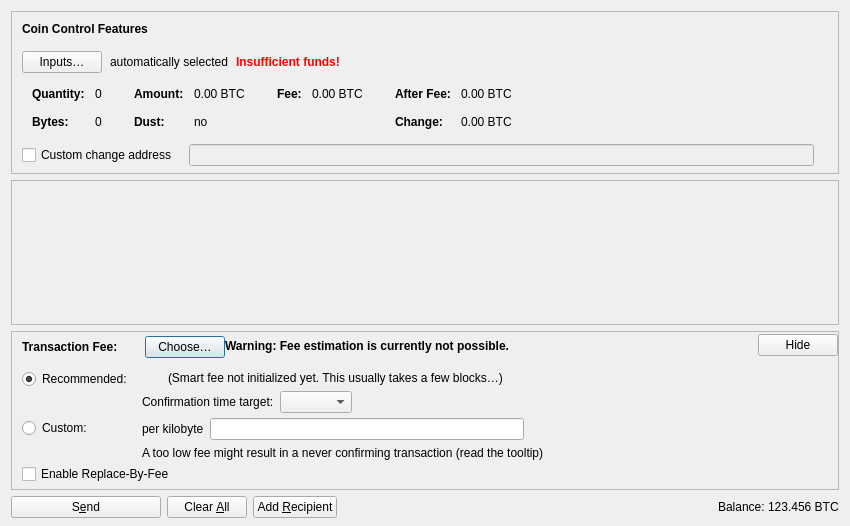
<?xml version="1.0" encoding="UTF-8"?>
<ui version="4.0">
 <class>SendCoinsDialog</class>
 <widget class="QDialog" name="SendCoinsDialog">
  <property name="geometry">
   <rect>
    <x>0</x>
    <y>0</y>
    <width>850</width>
    <height>526</height>
   </rect>
  </property>
  <property name="windowTitle">
   <string>Send Coins</string>
  </property>
  <layout class="QVBoxLayout" name="verticalLayout" stretch="0,1,0,0">
   <property name="bottomMargin">
    <number>8</number>
   </property>
   <item>
    <widget class="QFrame" name="frameCoinControl">
     <property name="sizePolicy">
      <sizepolicy hsizetype="Expanding" vsizetype="Expanding">
       <horstretch>0</horstretch>
       <verstretch>0</verstretch>
      </sizepolicy>
     </property>
     <property name="maximumSize">
      <size>
       <width>16777215</width>
       <height>16777215</height>
      </size>
     </property>
     <property name="frameShape">
      <enum>QFrame::StyledPanel</enum>
     </property>
     <property name="frameShadow">
      <enum>QFrame::Sunken</enum>
     </property>
     <layout class="QVBoxLayout" name="verticalLayoutCoinControl2">
      <property name="spacing">
       <number>0</number>
      </property>
      <property name="leftMargin">
       <number>0</number>
      </property>
      <property name="topMargin">
       <number>0</number>
      </property>
      <property name="rightMargin">
       <number>0</number>
      </property>
      <property name="bottomMargin">
       <number>6</number>
      </property>
      <item>
       <layout class="QVBoxLayout" name="verticalLayoutCoinControl" stretch="0,0,0,0,1">
        <property name="spacing">
         <number>0</number>
        </property>
        <property name="leftMargin">
         <number>10</number>
        </property>
        <property name="topMargin">
         <number>10</number>
        </property>
        <item>
         <layout class="QHBoxLayout" name="horizontalLayoutCoinControl1">
          <property name="bottomMargin">
           <number>15</number>
          </property>
          <item>
           <widget class="QLabel" name="labelCoinControlFeatures">
            <property name="sizePolicy">
             <sizepolicy hsizetype="Preferred" vsizetype="Maximum">
              <horstretch>0</horstretch>
              <verstretch>0</verstretch>
             </sizepolicy>
            </property>
            <property name="font">
             <font>
              <weight>75</weight>
              <bold>true</bold>
             </font>
            </property>
            <property name="styleSheet">
             <string notr="true">font-weight:bold;</string>
            </property>
            <property name="text">
             <string>Coin Control Features</string>
            </property>
           </widget>
          </item>
         </layout>
        </item>
        <item>
         <layout class="QHBoxLayout" name="horizontalLayoutCoinControl2" stretch="0,0,0,0">
          <property name="spacing">
           <number>8</number>
          </property>
          <property name="bottomMargin">
           <number>10</number>
          </property>
          <item>
           <widget class="QPushButton" name="pushButtonCoinControl">
            <property name="styleSheet">
             <string notr="true"/>
            </property>
            <property name="text">
             <string>Inputs…</string>
            </property>
            <property name="autoDefault">
             <bool>false</bool>
            </property>
           </widget>
          </item>
          <item>
           <widget class="QLabel" name="labelCoinControlAutomaticallySelected">
            <property name="text">
             <string>automatically selected</string>
            </property>
            <property name="margin">
             <number>5</number>
            </property>
           </widget>
          </item>
          <item>
           <widget class="QLabel" name="labelCoinControlInsuffFunds">
            <property name="font">
             <font>
              <weight>75</weight>
              <bold>true</bold>
             </font>
            </property>
            <property name="styleSheet">
             <string notr="true">color:red;font-weight:bold;</string>
            </property>
            <property name="text">
             <string>Insufficient funds!</string>
            </property>
            <property name="margin">
             <number>5</number>
            </property>
           </widget>
          </item>
          <item>
           <spacer name="horizontalSpacerCoinControl">
            <property name="orientation">
             <enum>Qt::Horizontal</enum>
            </property>
            <property name="sizeHint" stdset="0">
             <size>
              <width>40</width>
              <height>1</height>
             </size>
            </property>
           </spacer>
          </item>
         </layout>
        </item>
        <item>
         <widget class="QWidget" name="widgetCoinControl" native="true">
          <property name="sizePolicy">
           <sizepolicy hsizetype="Preferred" vsizetype="Preferred">
            <horstretch>0</horstretch>
            <verstretch>0</verstretch>
           </sizepolicy>
          </property>
          <property name="minimumSize">
           <size>
            <width>0</width>
            <height>0</height>
           </size>
          </property>
          <property name="styleSheet">
           <string notr="true"/>
          </property>
          <layout class="QHBoxLayout" name="horizontalLayoutCoinControl5">
           <property name="leftMargin">
            <number>0</number>
           </property>
           <property name="topMargin">
            <number>0</number>
           </property>
           <property name="rightMargin">
            <number>0</number>
           </property>
           <property name="bottomMargin">
            <number>0</number>
           </property>
           <item>
            <layout class="QHBoxLayout" name="horizontalLayoutCoinControl3" stretch="0,0,0,1">
             <property name="spacing">
              <number>20</number>
             </property>
             <property name="topMargin">
              <number>0</number>
             </property>
             <property name="bottomMargin">
              <number>10</number>
             </property>
             <item>
              <layout class="QFormLayout" name="formLayoutCoinControl1">
               <property name="horizontalSpacing">
                <number>10</number>
               </property>
               <property name="verticalSpacing">
                <number>14</number>
               </property>
               <property name="leftMargin">
                <number>10</number>
               </property>
               <property name="topMargin">
                <number>4</number>
               </property>
               <property name="rightMargin">
                <number>6</number>
               </property>
               <item row="0" column="0">
                <widget class="QLabel" name="labelCoinControlQuantityText">
                 <property name="font">
                  <font>
                   <weight>75</weight>
                   <bold>true</bold>
                  </font>
                 </property>
                 <property name="text">
                  <string>Quantity:</string>
                 </property>
                 <property name="margin">
                  <number>0</number>
                 </property>
                </widget>
               </item>
               <item row="0" column="1">
                <widget class="QLabel" name="labelCoinControlQuantity">
                 <property name="cursor">
                  <cursorShape>IBeamCursor</cursorShape>
                 </property>
                 <property name="contextMenuPolicy">
                  <enum>Qt::ActionsContextMenu</enum>
                 </property>
                 <property name="text">
                  <string notr="true">0</string>
                 </property>
                 <property name="margin">
                  <number>0</number>
                 </property>
                 <property name="textInteractionFlags">
                  <set>Qt::LinksAccessibleByMouse|Qt::TextSelectableByKeyboard|Qt::TextSelectableByMouse</set>
                 </property>
                </widget>
               </item>
               <item row="1" column="0">
                <widget class="QLabel" name="labelCoinControlBytesText">
                 <property name="font">
                  <font>
                   <weight>75</weight>
                   <bold>true</bold>
                  </font>
                 </property>
                 <property name="text">
                  <string>Bytes:</string>
                 </property>
                </widget>
               </item>
               <item row="1" column="1">
                <widget class="QLabel" name="labelCoinControlBytes">
                 <property name="cursor">
                  <cursorShape>IBeamCursor</cursorShape>
                 </property>
                 <property name="contextMenuPolicy">
                  <enum>Qt::ActionsContextMenu</enum>
                 </property>
                 <property name="text">
                  <string notr="true">0</string>
                 </property>
                 <property name="textInteractionFlags">
                  <set>Qt::LinksAccessibleByMouse|Qt::TextSelectableByKeyboard|Qt::TextSelectableByMouse</set>
                 </property>
                </widget>
               </item>
              </layout>
             </item>
             <item>
              <layout class="QFormLayout" name="formLayoutCoinControl2">
               <property name="horizontalSpacing">
                <number>10</number>
               </property>
               <property name="verticalSpacing">
                <number>14</number>
               </property>
               <property name="leftMargin">
                <number>6</number>
               </property>
               <property name="topMargin">
                <number>4</number>
               </property>
               <property name="rightMargin">
                <number>6</number>
               </property>
               <item row="0" column="0">
                <widget class="QLabel" name="labelCoinControlAmountText">
                 <property name="font">
                  <font>
                   <weight>75</weight>
                   <bold>true</bold>
                  </font>
                 </property>
                 <property name="text">
                  <string>Amount:</string>
                 </property>
                 <property name="margin">
                  <number>0</number>
                 </property>
                </widget>
               </item>
               <item row="0" column="1">
                <widget class="QLabel" name="labelCoinControlAmount">
                 <property name="cursor">
                  <cursorShape>IBeamCursor</cursorShape>
                 </property>
                 <property name="contextMenuPolicy">
                  <enum>Qt::ActionsContextMenu</enum>
                 </property>
                 <property name="text">
                  <string notr="true">0.00 BTC</string>
                 </property>
                 <property name="textInteractionFlags">
                  <set>Qt::LinksAccessibleByMouse|Qt::TextSelectableByKeyboard|Qt::TextSelectableByMouse</set>
                 </property>
                </widget>
               </item>
               <item row="1" column="0">
                <widget class="QLabel" name="labelCoinControlLowOutputText">
                 <property name="font">
                  <font>
                   <weight>75</weight>
                   <bold>true</bold>
                  </font>
                 </property>
                 <property name="text">
                  <string>Dust:</string>
                 </property>
                </widget>
               </item>
               <item row="1" column="1">
                <widget class="QLabel" name="labelCoinControlLowOutput">
                 <property name="cursor">
                  <cursorShape>IBeamCursor</cursorShape>
                 </property>
                 <property name="contextMenuPolicy">
                  <enum>Qt::ActionsContextMenu</enum>
                 </property>
                 <property name="text">
                  <string notr="true">no</string>
                 </property>
                 <property name="textInteractionFlags">
                  <set>Qt::LinksAccessibleByMouse|Qt::TextSelectableByKeyboard|Qt::TextSelectableByMouse</set>
                 </property>
                </widget>
               </item>
              </layout>
             </item>
             <item>
              <layout class="QFormLayout" name="formLayoutCoinControl3">
               <property name="horizontalSpacing">
                <number>10</number>
               </property>
               <property name="verticalSpacing">
                <number>14</number>
               </property>
               <property name="leftMargin">
                <number>6</number>
               </property>
               <property name="topMargin">
                <number>4</number>
               </property>
               <property name="rightMargin">
                <number>6</number>
               </property>
               <item row="0" column="0">
                <widget class="QLabel" name="labelCoinControlFeeText">
                 <property name="font">
                  <font>
                   <weight>75</weight>
                   <bold>true</bold>
                  </font>
                 </property>
                 <property name="text">
                  <string>Fee:</string>
                 </property>
                 <property name="margin">
                  <number>0</number>
                 </property>
                </widget>
               </item>
               <item row="0" column="1">
                <widget class="QLabel" name="labelCoinControlFee">
                 <property name="cursor">
                  <cursorShape>IBeamCursor</cursorShape>
                 </property>
                 <property name="contextMenuPolicy">
                  <enum>Qt::ActionsContextMenu</enum>
                 </property>
                 <property name="text">
                  <string notr="true">0.00 BTC</string>
                 </property>
                 <property name="textInteractionFlags">
                  <set>Qt::LinksAccessibleByMouse|Qt::TextSelectableByKeyboard|Qt::TextSelectableByMouse</set>
                 </property>
                </widget>
               </item>
              </layout>
             </item>
             <item>
              <layout class="QFormLayout" name="formLayoutCoinControl4">
               <property name="horizontalSpacing">
                <number>10</number>
               </property>
               <property name="verticalSpacing">
                <number>14</number>
               </property>
               <property name="leftMargin">
                <number>6</number>
               </property>
               <property name="topMargin">
                <number>4</number>
               </property>
               <property name="rightMargin">
                <number>6</number>
               </property>
               <item row="0" column="0">
                <widget class="QLabel" name="labelCoinControlAfterFeeText">
                 <property name="font">
                  <font>
                   <weight>75</weight>
                   <bold>true</bold>
                  </font>
                 </property>
                 <property name="text">
                  <string>After Fee:</string>
                 </property>
                 <property name="margin">
                  <number>0</number>
                 </property>
                </widget>
               </item>
               <item row="0" column="1">
                <widget class="QLabel" name="labelCoinControlAfterFee">
                 <property name="cursor">
                  <cursorShape>IBeamCursor</cursorShape>
                 </property>
                 <property name="contextMenuPolicy">
                  <enum>Qt::ActionsContextMenu</enum>
                 </property>
                 <property name="text">
                  <string notr="true">0.00 BTC</string>
                 </property>
                 <property name="textInteractionFlags">
                  <set>Qt::LinksAccessibleByMouse|Qt::TextSelectableByKeyboard|Qt::TextSelectableByMouse</set>
                 </property>
                </widget>
               </item>
               <item row="1" column="0">
                <widget class="QLabel" name="labelCoinControlChangeText">
                 <property name="font">
                  <font>
                   <weight>75</weight>
                   <bold>true</bold>
                  </font>
                 </property>
                 <property name="text">
                  <string>Change:</string>
                 </property>
                </widget>
               </item>
               <item row="1" column="1">
                <widget class="QLabel" name="labelCoinControlChange">
                 <property name="cursor">
                  <cursorShape>IBeamCursor</cursorShape>
                 </property>
                 <property name="contextMenuPolicy">
                  <enum>Qt::ActionsContextMenu</enum>
                 </property>
                 <property name="text">
                  <string notr="true">0.00 BTC</string>
                 </property>
                 <property name="textInteractionFlags">
                  <set>Qt::LinksAccessibleByMouse|Qt::TextSelectableByKeyboard|Qt::TextSelectableByMouse</set>
                 </property>
                </widget>
               </item>
              </layout>
             </item>
            </layout>
           </item>
          </layout>
         </widget>
        </item>
        <item>
         <layout class="QHBoxLayout" name="horizontalLayoutCoinControl4" stretch="0,0,0">
          <property name="spacing">
           <number>12</number>
          </property>
          <property name="sizeConstraint">
           <enum>QLayout::SetDefaultConstraint</enum>
          </property>
          <property name="topMargin">
           <number>5</number>
          </property>
          <property name="rightMargin">
           <number>5</number>
          </property>
          <item>
           <widget class="QCheckBox" name="checkBoxCoinControlChange">
            <property name="toolTip">
             <string>If this is activated, but the change address is empty or invalid, change will be sent to a newly generated address.</string>
            </property>
            <property name="text">
             <string>Custom change address</string>
            </property>
           </widget>
          </item>
          <item>
           <widget class="QValidatedLineEdit" name="lineEditCoinControlChange">
            <property name="enabled">
             <bool>false</bool>
            </property>
            <property name="sizePolicy">
             <sizepolicy hsizetype="Expanding" vsizetype="Fixed">
              <horstretch>0</horstretch>
              <verstretch>0</verstretch>
             </sizepolicy>
            </property>
           </widget>
          </item>
          <item>
           <widget class="QLabel" name="labelCoinControlChangeLabel">
            <property name="sizePolicy">
             <sizepolicy hsizetype="Preferred" vsizetype="Expanding">
              <horstretch>0</horstretch>
              <verstretch>0</verstretch>
             </sizepolicy>
            </property>
            <property name="minimumSize">
             <size>
              <width>0</width>
              <height>0</height>
             </size>
            </property>
            <property name="text">
             <string/>
            </property>
            <property name="margin">
             <number>3</number>
            </property>
           </widget>
          </item>
         </layout>
        </item>
        <item>
         <spacer name="verticalSpacerCoinControl">
          <property name="orientation">
           <enum>Qt::Vertical</enum>
          </property>
          <property name="sizeHint" stdset="0">
           <size>
            <width>800</width>
            <height>1</height>
           </size>
          </property>
         </spacer>
        </item>
       </layout>
      </item>
     </layout>
    </widget>
   </item>
   <item>
    <widget class="QScrollArea" name="scrollArea">
     <property name="widgetResizable">
      <bool>true</bool>
     </property>
     <widget class="QWidget" name="scrollAreaWidgetContents">
      <property name="geometry">
       <rect>
        <x>0</x>
        <y>0</y>
        <width>830</width>
        <height>104</height>
       </rect>
      </property>
      <layout class="QVBoxLayout" name="verticalLayout_2" stretch="0,1">
       <property name="leftMargin">
        <number>0</number>
       </property>
       <property name="topMargin">
        <number>0</number>
       </property>
       <property name="rightMargin">
        <number>0</number>
       </property>
       <property name="bottomMargin">
        <number>0</number>
       </property>
       <item>
        <layout class="QVBoxLayout" name="entries">
         <property name="spacing">
          <number>6</number>
         </property>
        </layout>
       </item>
       <item>
        <spacer name="verticalSpacer">
         <property name="orientation">
          <enum>Qt::Vertical</enum>
         </property>
         <property name="sizeHint" stdset="0">
          <size>
           <width>20</width>
           <height>40</height>
          </size>
         </property>
        </spacer>
       </item>
      </layout>
     </widget>
    </widget>
   </item>
   <item>
    <widget class="QFrame" name="frameFee">
     <property name="sizePolicy">
      <sizepolicy hsizetype="Expanding" vsizetype="Expanding">
       <horstretch>0</horstretch>
       <verstretch>0</verstretch>
      </sizepolicy>
     </property>
     <property name="maximumSize">
      <size>
       <width>16777215</width>
       <height>16777215</height>
      </size>
     </property>
     <property name="frameShape">
      <enum>QFrame::StyledPanel</enum>
     </property>
     <property name="frameShadow">
      <enum>QFrame::Sunken</enum>
     </property>
     <layout class="QVBoxLayout" name="verticalLayoutFee1">
      <property name="spacing">
       <number>0</number>
      </property>
      <property name="leftMargin">
       <number>0</number>
      </property>
      <property name="topMargin">
       <number>0</number>
      </property>
      <property name="rightMargin">
       <number>0</number>
      </property>
      <property name="bottomMargin">
       <number>0</number>
      </property>
      <item>
       <layout class="QVBoxLayout" name="verticalLayoutFee2" stretch="0,0,0">
        <property name="spacing">
         <number>0</number>
        </property>
        <property name="leftMargin">
         <number>10</number>
        </property>
        <property name="topMargin">
         <number>0</number>
        </property>
        <item>
         <layout class="QHBoxLayout" name="horizontalLayoutFee1">
          <property name="bottomMargin">
           <number>0</number>
          </property>
          <item>
           <layout class="QVBoxLayout" name="verticalLayoutFee7">
            <property name="spacing">
             <number>0</number>
            </property>
            <item>
             <spacer name="verticalSpacerSmartFee">
              <property name="orientation">
               <enum>Qt::Vertical</enum>
              </property>
              <property name="sizeType">
               <enum>QSizePolicy::Fixed</enum>
              </property>
              <property name="sizeHint" stdset="0">
               <size>
                <width>1</width>
                <height>4</height>
               </size>
              </property>
             </spacer>
            </item>
            <item>
             <layout class="QHBoxLayout" name="horizontalLayoutSmartFee">
              <property name="spacing">
               <number>10</number>
              </property>
              <item>
               <widget class="QLabel" name="labelFeeHeadline">
                <property name="sizePolicy">
                 <sizepolicy hsizetype="Preferred" vsizetype="Maximum">
                  <horstretch>0</horstretch>
                  <verstretch>0</verstretch>
                 </sizepolicy>
                </property>
                <property name="font">
                 <font>
                  <weight>75</weight>
                  <bold>true</bold>
                 </font>
                </property>
                <property name="styleSheet">
                 <string notr="true">font-weight:bold;</string>
                </property>
                <property name="text">
                 <string>Transaction Fee:</string>
                </property>
               </widget>
              </item>
              <item>
               <widget class="QLabel" name="labelFeeMinimized">
                <property name="text">
                 <string/>
                </property>
               </widget>
              </item>
              <item>
               <widget class="QPushButton" name="buttonChooseFee">
                <property name="text">
                 <string>Choose…</string>
                </property>
               </widget>
              </item>
             </layout>
            </item>
            <item>
             <spacer name="verticalSpacer_5">
              <property name="orientation">
               <enum>Qt::Vertical</enum>
              </property>
              <property name="sizeHint" stdset="0">
               <size>
                <width>1</width>
                <height>1</height>
               </size>
              </property>
             </spacer>
            </item>
           </layout>
          </item>
          <item>
           <widget class="QLabel" name="fallbackFeeWarningLabel">
            <property name="toolTip">
             <string>Using the fallbackfee can result in sending a transaction that will take several hours or days (or never) to confirm. Consider choosing your fee manually or wait until you have validated the complete chain.</string>
            </property>
            <property name="font">
            <font>
                <weight>75</weight>
                <bold>true</bold>
            </font>
            </property>
            <property name="text">
             <string>Warning: Fee estimation is currently not possible.</string>
            </property>
            <property name="wordWrap">
             <bool>false</bool>
            </property>
           </widget>
          </item>
          <item>
           <spacer name="horizontalSpacer_4">
            <property name="orientation">
             <enum>Qt::Horizontal</enum>
            </property>
            <property name="sizeType">
             <enum>QSizePolicy::MinimumExpanding</enum>
            </property>
            <property name="sizeHint" stdset="0">
             <size>
              <width>40</width>
              <height>20</height>
             </size>
            </property>
           </spacer>
          </item>
          <item>
           <widget class="QPushButton" name="buttonMinimizeFee">
            <property name="toolTip">
             <string>Hide transaction fee settings</string>
            </property>
            <property name="text">
             <string>Hide</string>
            </property>
           </widget>
          </item>
         </layout>
        </item>
        <item>
         <widget class="QFrame" name="frameFeeSelection">
          <layout class="QVBoxLayout" name="verticalLayoutFee12">
           <property name="spacing">
            <number>0</number>
           </property>
           <property name="leftMargin">
            <number>0</number>
           </property>
           <property name="topMargin">
            <number>0</number>
           </property>
           <property name="rightMargin">
            <number>0</number>
           </property>
           <property name="bottomMargin">
            <number>0</number>
           </property>
           <item>
            <layout class="QGridLayout" name="gridLayoutFee">
             <property name="topMargin">
              <number>10</number>
             </property>
             <property name="bottomMargin">
              <number>4</number>
             </property>
             <property name="horizontalSpacing">
              <number>10</number>
             </property>
             <property name="verticalSpacing">
              <number>4</number>
             </property>
             <item row="1" column="1">
              <layout class="QVBoxLayout" name="verticalLayoutFee8">
               <property name="spacing">
                <number>6</number>
               </property>
               <item>
                <layout class="QHBoxLayout" name="horizontalLayoutFee13">
                 <item>
                  <widget class="QLabel" name="labelCustomPerKilobyte">
                   <property name="toolTip">
                    <string>Specify a custom fee per kB (1,000 bytes) of the transaction's virtual size.

Note:  Since the fee is calculated on a per-byte basis, a fee rate of "100 satoshis per kvB" for a transaction size of 500 virtual bytes (half of 1 kvB) would ultimately yield a fee of only 50 satoshis.</string>
                   </property>
                   <property name="text">
                    <string>per kilobyte</string>
                   </property>
                  </widget>
                 </item>
                 <item>
                  <widget class="TerraAustralisAmountField" name="customFee"/>
                 </item>
                 <item>
                  <spacer name="horizontalSpacer_6">
                   <property name="orientation">
                    <enum>Qt::Horizontal</enum>
                   </property>
                   <property name="sizeHint" stdset="0">
                    <size>
                     <width>1</width>
                     <height>1</height>
                    </size>
                   </property>
                  </spacer>
                 </item>
                </layout>
               </item>
               <item>
                <layout class="QHBoxLayout" name="horizontalLayoutFee8">
                 <item>
                  <widget class="QLabel" name="labelCustomFeeWarning">
                   <property name="enabled">
                    <bool>true</bool>
                   </property>
                   <property name="toolTip">
                    <string>When there is less transaction volume than space in the blocks, miners as well as relaying nodes may enforce a minimum fee. Paying only this minimum fee is just fine, but be aware that this can result in a never confirming transaction once there is more demand for bitcoin transactions than the network can process.</string>
                   </property>
                   <property name="text">
                    <string>A too low fee might result in a never confirming transaction (read the tooltip)</string>
                   </property>
                  </widget>
                 </item>
                 <item>
                  <spacer name="horizontalSpacer_2">
                   <property name="orientation">
                    <enum>Qt::Horizontal</enum>
                   </property>
                   <property name="sizeHint" stdset="0">
                    <size>
                     <width>1</width>
                     <height>1</height>
                    </size>
                   </property>
                  </spacer>
                 </item>
                </layout>
               </item>
              </layout>
             </item>
             <item row="0" column="0">
              <layout class="QVBoxLayout" name="verticalLayoutFee4" stretch="0,1">
               <item>
                <widget class="QRadioButton" name="radioSmartFee">
                 <property name="text">
                  <string>Recommended:</string>
                 </property>
                 <property name="checked">
                  <bool>true</bool>
                 </property>
                 <attribute name="buttonGroup">
                  <string notr="true">groupFee</string>
                 </attribute>
                </widget>
               </item>
               <item>
                <spacer name="verticalSpacer_2">
                 <property name="orientation">
                  <enum>Qt::Vertical</enum>
                 </property>
                 <property name="sizeHint" stdset="0">
                  <size>
                   <width>1</width>
                   <height>1</height>
                  </size>
                 </property>
                </spacer>
               </item>
              </layout>
             </item>
             <item row="1" column="0">
              <layout class="QVBoxLayout" name="verticalLayoutFee9" stretch="0,1">
               <item>
                <widget class="QRadioButton" name="radioCustomFee">
                 <property name="text">
                  <string>Custom:</string>
                 </property>
                 <attribute name="buttonGroup">
                  <string notr="true">groupFee</string>
                 </attribute>
                </widget>
               </item>
               <item>
                <spacer name="verticalSpacer_6">
                 <property name="orientation">
                  <enum>Qt::Vertical</enum>
                 </property>
                 <property name="sizeHint" stdset="0">
                  <size>
                   <width>1</width>
                   <height>1</height>
                  </size>
                 </property>
                </spacer>
               </item>
              </layout>
             </item>
             <item row="0" column="1">
              <layout class="QVBoxLayout" name="verticalLayoutFee3" stretch="0,0,1">
               <property name="spacing">
                <number>6</number>
               </property>
               <property name="topMargin">
                <number>2</number>
               </property>
               <item>
                <layout class="QHBoxLayout" name="horizontalLayoutFee12">
                 <item>
                  <widget class="QLabel" name="labelSmartFee">
                   <property name="text">
                    <string/>
                   </property>
                  </widget>
                 </item>
                 <item>
                  <widget class="QLabel" name="labelFeeEstimation">
                   <property name="text">
                    <string/>
                   </property>
                  </widget>
                 </item>
                 <item>
                  <widget class="QLabel" name="labelSmartFee2">
                   <property name="text">
                    <string>(Smart fee not initialized yet. This usually takes a few blocks…)</string>
                   </property>
                  </widget>
                 </item>
                 <item>
                  <spacer name="horizontalSpacer_5">
                   <property name="orientation">
                    <enum>Qt::Horizontal</enum>
                   </property>
                   <property name="sizeHint" stdset="0">
                    <size>
                     <width>1</width>
                     <height>1</height>
                    </size>
                   </property>
                  </spacer>
                 </item>
                </layout>
               </item>
               <item>
                <layout class="QHBoxLayout" name="horizontalLayoutFee9">
                 <item>
                  <layout class="QVBoxLayout" name="verticalLayoutFee6">
                   <item>
                    <widget class="QLabel" name="labelSmartFee3">
                     <property name="text">
                      <string>Confirmation time target:</string>
                     </property>
                    </widget>
                   </item>
                  </layout>
                 </item>
                 <item>
                  <layout class="QVBoxLayout" name="verticalLayoutFee5">
                   <property name="rightMargin">
                    <number>30</number>
                   </property>
                   <item>
                    <layout class="QHBoxLayout" name="horizontalLayoutConfTarget">
                     <property name="bottomMargin">
                      <number>0</number>
                     </property>
                     <item>
                      <widget class="QComboBox" name="confTargetSelector"/>
                     </item>
                     <item>
                      <spacer name="horizontalSpacerConfTarget">
                       <property name="orientation">
                        <enum>Qt::Horizontal</enum>
                       </property>
                       <property name="sizeHint" stdset="0">
                        <size>
                         <width>40</width>
                         <height>20</height>
                        </size>
                       </property>
                      </spacer>
                     </item>
                    </layout>
                   </item>
                  </layout>
                 </item>
                </layout>
               </item>
               <item>
                <spacer name="verticalSpacer_4">
                 <property name="orientation">
                  <enum>Qt::Vertical</enum>
                 </property>
                 <property name="sizeHint" stdset="0">
                  <size>
                   <width>1</width>
                   <height>1</height>
                  </size>
                 </property>
                </spacer>
               </item>
              </layout>
             </item>
            </layout>
           </item>
           <item>
            <widget class="QCheckBox" name="optInRBF">
             <property name="text">
              <string>Enable Replace-By-Fee</string>
             </property>
             <property name="toolTip">
              <string>With Replace-By-Fee (BIP-125) you can increase a transaction's fee after it is sent. Without this, a higher fee may be recommended to compensate for increased transaction delay risk.</string>
             </property>
            </widget>
           </item>
          </layout>
         </widget>
        </item>
        <item>
         <spacer name="verticalSpacerFee">
          <property name="orientation">
           <enum>Qt::Vertical</enum>
          </property>
          <property name="sizeHint" stdset="0">
           <size>
            <width>40</width>
            <height>5</height>
           </size>
          </property>
         </spacer>
        </item>
       </layout>
      </item>
     </layout>
    </widget>
   </item>
   <item>
    <layout class="QHBoxLayout" name="horizontalLayout">
     <item>
      <widget class="QPushButton" name="sendButton">
       <property name="minimumSize">
        <size>
         <width>150</width>
         <height>0</height>
        </size>
       </property>
       <property name="toolTip">
        <string>Confirm the send action</string>
       </property>
       <property name="text">
        <string>S&amp;end</string>
       </property>
       <property name="icon">
        <iconset resource="../bitcoin.qrc">
         <normaloff>:/icons/send</normaloff>:/icons/send</iconset>
       </property>
       <property name="autoDefault">
        <bool>false</bool>
       </property>
       <property name="default">
        <bool>false</bool>
       </property>
      </widget>
     </item>
     <item>
      <widget class="QPushButton" name="clearButton">
       <property name="sizePolicy">
        <sizepolicy hsizetype="Minimum" vsizetype="Fixed">
         <horstretch>0</horstretch>
         <verstretch>0</verstretch>
        </sizepolicy>
       </property>
       <property name="toolTip">
        <string>Clear all fields of the form.</string>
       </property>
       <property name="text">
        <string>Clear &amp;All</string>
       </property>
       <property name="icon">
        <iconset resource="../bitcoin.qrc">
         <normaloff>:/icons/remove</normaloff>:/icons/remove</iconset>
       </property>
       <property name="autoDefault">
        <bool>false</bool>
       </property>
      </widget>
     </item>
     <item>
      <widget class="QPushButton" name="addButton">
       <property name="toolTip">
        <string>Send to multiple recipients at once</string>
       </property>
       <property name="text">
        <string>Add &amp;Recipient</string>
       </property>
       <property name="icon">
        <iconset resource="../bitcoin.qrc">
         <normaloff>:/icons/add</normaloff>:/icons/add</iconset>
       </property>
       <property name="autoDefault">
        <bool>false</bool>
       </property>
      </widget>
     </item>
     <item>
      <spacer name="horizontalSpacer">
       <property name="orientation">
        <enum>Qt::Horizontal</enum>
       </property>
       <property name="sizeHint" stdset="0">
        <size>
         <width>40</width>
         <height>20</height>
        </size>
       </property>
      </spacer>
     </item>
     <item>
      <layout class="QHBoxLayout" name="horizontalLayout_2">
       <property name="spacing">
        <number>3</number>
       </property>
       <item>
        <widget class="QLabel" name="labelBalanceName">
         <property name="sizePolicy">
          <sizepolicy hsizetype="Preferred" vsizetype="Fixed">
           <horstretch>0</horstretch>
           <verstretch>0</verstretch>
          </sizepolicy>
         </property>
         <property name="text">
          <string>Balance:</string>
         </property>
        </widget>
       </item>
       <item>
        <widget class="QLabel" name="labelBalance">
         <property name="sizePolicy">
          <sizepolicy hsizetype="Preferred" vsizetype="Fixed">
           <horstretch>0</horstretch>
           <verstretch>0</verstretch>
          </sizepolicy>
         </property>
         <property name="cursor">
          <cursorShape>IBeamCursor</cursorShape>
         </property>
         <property name="text">
          <string notr="true">123.456 BTC</string>
         </property>
         <property name="textInteractionFlags">
          <set>Qt::LinksAccessibleByMouse|Qt::TextSelectableByKeyboard|Qt::TextSelectableByMouse</set>
         </property>
        </widget>
       </item>
      </layout>
     </item>
    </layout>
   </item>
  </layout>
 </widget>
 <customwidgets>
  <customwidget>
   <class>QValidatedLineEdit</class>
   <extends>QLineEdit</extends>
   <header>qt/qvalidatedlineedit.h</header>
  </customwidget>
  <customwidget>
   <class>TerraAustralisAmountField</class>
   <extends>QLineEdit</extends>
   <header>qt/bitcoinamountfield.h</header>
   <container>1</container>
  </customwidget>
 </customwidgets>
 <resources>
  <include location="../bitcoin.qrc"/>
 </resources>
 <connections/>
 <buttongroups>
  <buttongroup name="groupFee"/>
 </buttongroups>
</ui>
